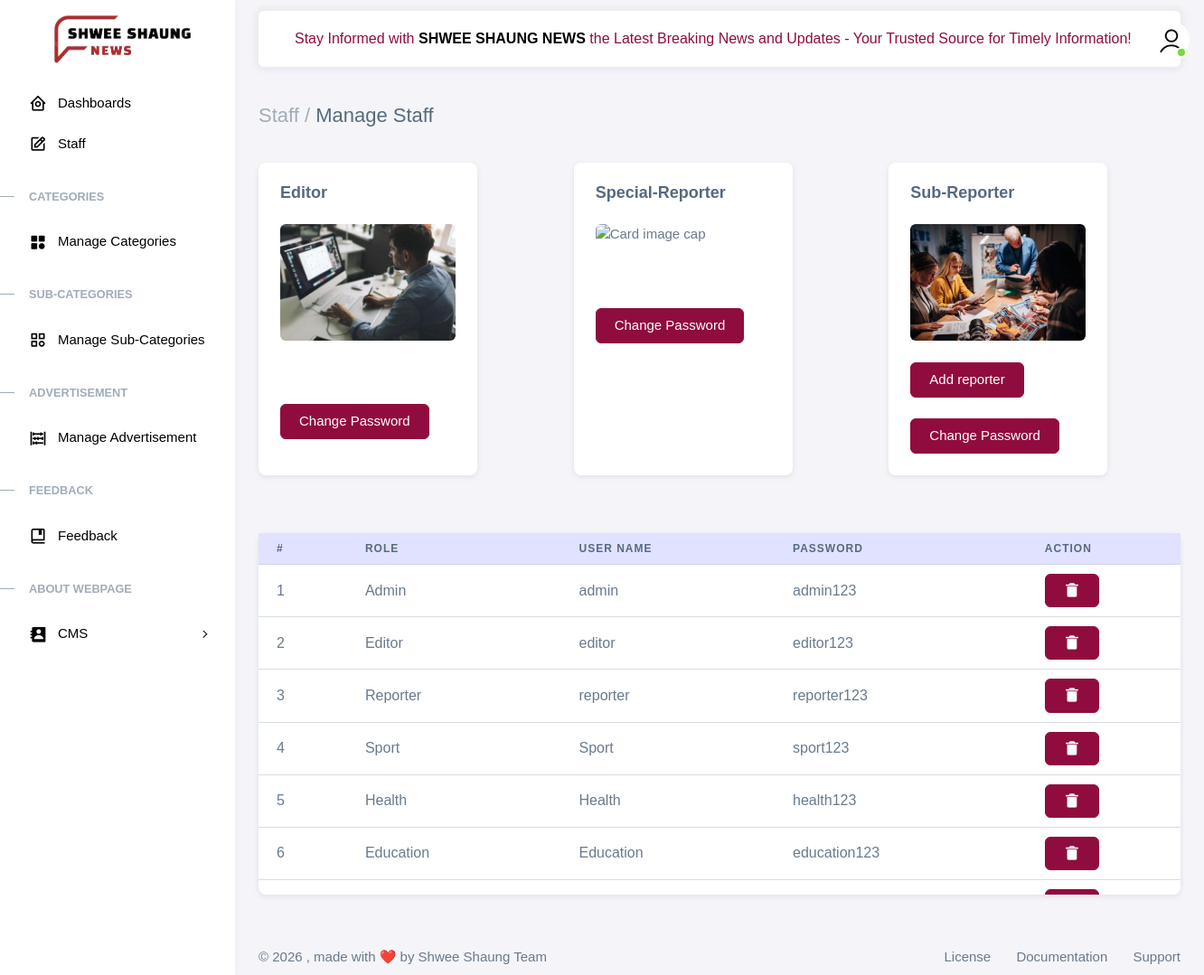
The app's page /admin/staff.php with its own data.
### tables this page shows
CREATE TABLE `adminrole` (
  `id` int NOT NULL AUTO_INCREMENT,
  `role` varchar(45) NOT NULL,
  `password` varchar(45) NOT NULL,
  PRIMARY KEY (`id`)
);

### admin/OOP.php (called while the page is built, shortened)
<?php
class database
{
    public $con;
    public function __construct()
    {
        $servername = "localhost";
        $username = "root";
        $password = "";
        $dbname = "shweeshaung";
        $this->con = new mysqli($servername, $username, $password, $dbname);
    }
    public function getAdminInfo()
    {
        $stmt = $this->con->prepare('select * from adminrole ');
        $stmt->execute();
        $result = $stmt->get_result();
        return $result;
    }
}
?>

### admin/staff.php (the view, shortened to what this page needs)
<?php include('include/left_slidebar.php'); ?>
<?php include('include/top_header.php'); ?>
<div class="content-wrapper">
    <div class="container-xxl flex-grow-1 container-p-y">
        <h4 class="py-3 mb-4"><span class="text-muted fw-light">Staff /</span>&nbsp;Manage Staff</h4>
        <div class="row mb-5">
            <div class="col-md-6 col-lg-4 mb-3">
                <div class="card h-100 w-75">
                    <div class="card-body">
                        <h5 class="card-title fw-semibold">Editor</h5>
                        <img class="img-fluid d-flex mx-auto my-4 rounded " src="assets/img/avatars/editor.jpg" alt="Card image cap"/>
                        <br><br>
                        <button type="button" class="btn btn-primary" data-bs-toggle="modal"
                                data-bs-target="#smallModal">
                            Change Password
                        </button>
                    </div>
                </div>
            </div>
            <div class="col-md-6 col-lg-4 mb-3">
                <div class="card h-100 w-75">
                    <div class="card-body">
                        <h5 class="card-title fw-semibold">Special-Reporter</h5>
                        <img class="img-fluid d-flex mx-auto my-4 rounded" src="assets\img\avatars\special.jpg" alt="Card image cap"/>
                        <br><br>
                        <button type="button" class="btn btn-primary" data-bs-toggle="modal"
                                data-bs-target="#smallModal">
                            Change Password
                        </button>
                    </div>
                </div>
            </div>
            <div class="col-md-6 col-lg-4 mb-3">
                <div class="card h-100 w-75">
                    <div class="card-body">
                        <h5 class="card-title fw-semibold">Sub-Reporter</h5>
                        <img class="img-fluid d-flex mx-auto my-4 rounded" src="assets\img\avatars\subreporter.jpg" alt="Card image cap"/>
                        <button type="button" class="btn btn-primary" data-bs-toggle="modal"
                                data-bs-target="#backDropModal">
                            Add reporter
                        </button>
                        <br><br>
                        <button type="button" class="btn btn-primary" data-bs-toggle="modal"
                                data-bs-target="#ChangePWModal">
                            Change Password
                        </button>
                    </div>
                </div>
            </div>
        </div>
<div class="row">
    <div class="col-md-12">
        <div class="card mb-4">
            <div class="table-responsive tbl-fixed" style="max-height: 50vh;">
                <table class="table m-0  "   id="example">
                    <thead class="table-primary">
                    <tr>
                        <th><b>#</b></th>
                        <th><b>Role</b></th>
                        <th><b>User Name</b></th>
                        <th><b>Password</b></th>
                        <th><b>Action</b></th>
                    </tr>
                    </thead>
                    <tbody>
                    <?php
                    include "OOP.php";
                    $obj = new database();
                    $result = $obj->getAdminInfo();
                    $count = 0;
                    while ($row = $result->fetch_assoc()) {
                        ++$count;
                        ?>
                        <tr>
                            <td><?= $count ?></td>
                            <td><?= ucfirst($row['role']) ?></td>
                            <td><?= $row['role'] ?></td>
                            <td><?= $row['password'] ?></td>
                            <td><a class="text-active btn btn-primary" href="function.php?adminID=<?= urlencode($row["id"]) ?>"><i class="bx bxs-trash-alt"></i></ic></a>
                            </td>
                        </tr>
                    <?php }
                    ?>
                    </tbody>
                </table>
            </div>
        </div>
    </div>
</div>
</div>
</div>
<?php include "include/footer.php" ?>

### admin/assets/css/demo.css (style rules this page uses)
.tablesize tr th, td { width: auto; }
.tbl-fixed { overflow-y: scroll; height: fit-content; max-height: 30vh; margin-top: 0; }
table th, td { height: 10px; }
table th { position: sticky; top: 0; border-color: black; }
table td { text-align: start; }

### admin/include/top_header.php (style rules this page uses)
body { font-family: Arial, sans-serif; }
.tablesize tr th, td { width: auto; }
.tablesizeforads tr th, td { width: auto; }
.tbl-fixed { overflow-y: scroll; height: fit-content; max-height: 27vh; margin-top: 0; }
table th, td { height: 10px; width: 40px; }
table th { position: sticky; top: 0; border-color: black; }
table td { text-align: start; }

### records on screen
adminrole: role "Admin", role "admin", password "admin123"
adminrole: role "Editor", role "editor", password "editor123"
adminrole: role "Reporter", role "reporter", password "reporter123"
adminrole: role "Sport", password "sport123"
adminrole: role "Health", password "health123"
adminrole: role "Education", password "education123"
